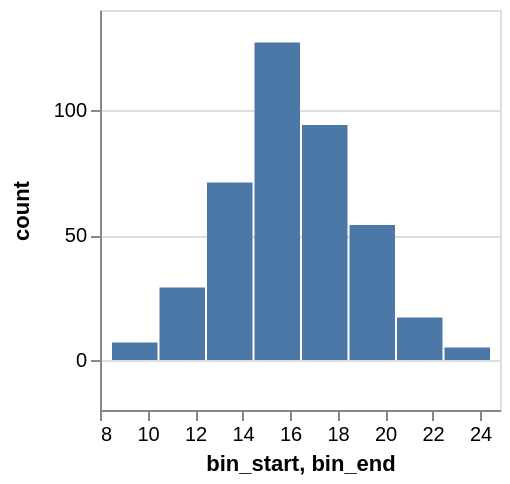

Vega-Lite specification stored for this chart:
### Vega specification from a JSON file in a GitHub repository (floating-point values rounded to 4 significant figures)
{"$schema": "https://vega.github.io/schema/vega/v4.json", "autosize": "pad", "padding": 5, "width": 200, "height": 200, "style": "cell", "data": [{"name": "source_0", "values": [{"bin_start": 8, "bin_end": 10, "count": 7}, {"bin_start": 10, "bin_end": 12, "count": 29}, {"bin_start": 12, "bin_end": 14, "count": 71}, {"bin_start": 14, "bin_end": 16, "count": 127}, {"bin_start": 16, "bin_end": 18, "count": 94}, {"bin_start": 18, "bin_end": 20, "count": 54}, {"bin_start": 20, "bin_end": 22, "count": 17}, {"bin_start": 22, "bin_end": 24, "count": 5}]}], "marks": [{"name": "marks", "type": "rect", "style": ["bar"], "from": {"data": "source_0"}, "encode": {"update": {"fill": [{"test": "datum[\"bin_start\"] === null || isNaN(datum[\"bin_start\"]) || datum[\"count\"] === null || isNaN(datum[\"count\"])", "value": null}, {"value": "#4c78a8"}], "tooltip": {"signal": "{\"bin_start\": format(datum[\"bin_start\"], \"\"), \"bin_end\": format(datum[\"bin_end\"], \"\"), \"count\": format(datum[\"count\"], \"\")}"}, "x2": {"scale": "x", "field": "bin_start", "offset": 1}, "x": {"scale": "x", "field": "bin_end", "offset": 0}, "y": {"scale": "y", "field": "count"}, "y2": {"scale": "y", "value": 0}}}}], "scales": [{"name": "x", "type": "linear", "domain": {"data": "source_0", "fields": ["bin_start", "bin_end"]}, "range": [0, {"signal": "width"}], "zero": false, "padding": 5}, {"name": "y", "type": "linear", "domain": {"data": "source_0", "field": "count"}, "range": [{"signal": "height"}, 0], "nice": true, "zero": true, "padding": 5}], "axes": [{"scale": "x", "orient": "bottom", "grid": false, "title": "bin_start, bin_end", "labelFlush": true, "labelOverlap": true, "tickCount": {"signal": "(domain('x')[1] - domain('x')[0]) / 2 + 1"}, "values": {"signal": "sequence(domain('x')[0], domain('x')[1] + 2, 2)"}, "zindex": 1}, {"scale": "y", "orient": "left", "grid": false, "title": "count", "labelOverlap": true, "tickCount": {"signal": "ceil(height/40)"}, "zindex": 1}, {"scale": "y", "orient": "left", "gridScale": "x", "grid": true, "tickCount": {"signal": "ceil(height/40)"}, "domain": false, "labels": false, "maxExtent": 0, "minExtent": 0, "ticks": false, "zindex": 0}], "config": {"axisY": {"minExtent": 30}}}
